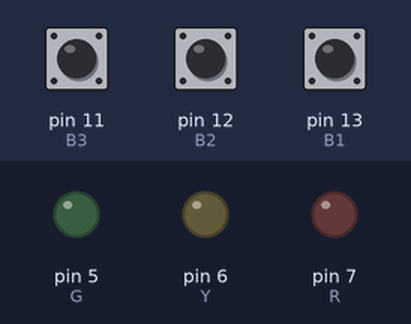
This sketch was run on a simulated Arduino Uno, built with avr-gcc and run on an emulated ATmega328P. Shown: output pins drawn as LEDs (lit = HIGH). Dashed ring = blinking. Inputs (shaded band) come from the test bench; at power-on: pin 12 (B2) HIGH, pin 13 (B1) HIGH, pin 11 (B3) HIGH. What the sketch prints to the serial monitor is not drawn.

Above: at 1.2 s.
1.3 s: pin 12 (B2) pulled LOW for 0.15 s
At 1.8 s:
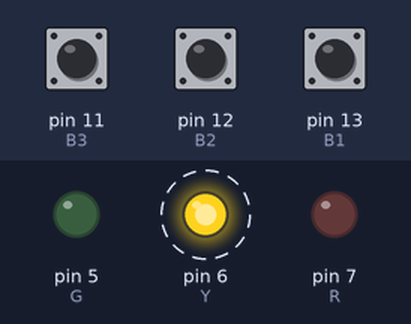
4.4 s: pin 13 (B1) pulled LOW for 0.15 s
At 5.7 s:
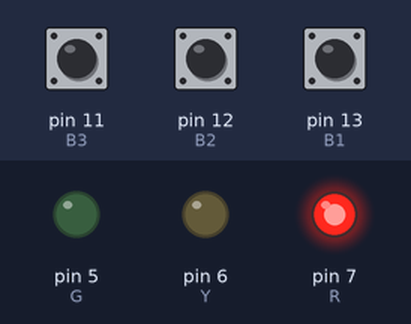
7.5 s: pin 11 (B3) pulled LOW for 0.15 s
At 8.2 s:
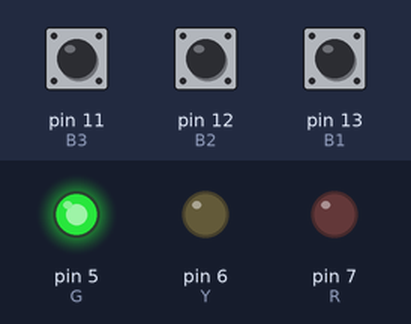
10.6 s: pin 11 (B3) pulled LOW for 1 s
14.6 s: pin 11 (B3) pulled LOW for 3.2 s
At 18.5 s:
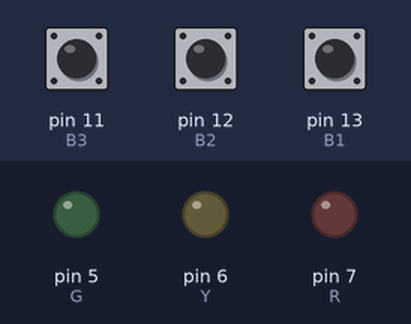
19.3 s: pin 11 (B3) driven LOW and pin 12 (B2) driven LOW
At 19.8 s:
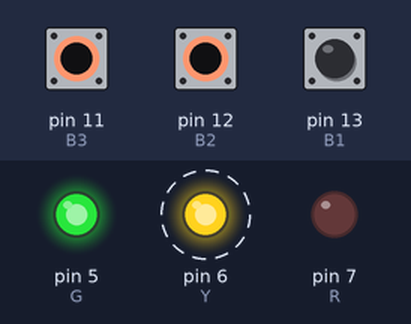
Timing chart, 0 to 23.3 s (numbered marks = the images above; inputs shaded):
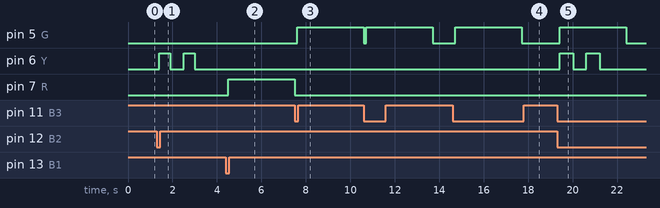

Measured:
- after the input at 1.3 s, pin 6 (Y): alternates HIGH for 0.50 s and LOW for 0.60 s, 4 changes in all, then stays LOW, starting after 0.10 s
- after the input at 4.4 s, pin 7 (R): LOW → HIGH after 0.10 s
- after the input at 7.5 s, pin 5 (G): LOW → HIGH after 0.11 s
- after the input at 14.6 s, pin 5 (G): LOW → HIGH after 0.11 s, → LOW 3.0 s later
- after the input at 19.3 s, pin 5 (G): LOW → HIGH after 0.12 s, → LOW 3.0 s later; pin 6 (Y): alternates HIGH for 0.60 s and LOW for 0.60 s, 4 changes in all, then stays LOW, starting after 0.12 s

The sketch:

Running_LED.ino
```cpp
#define R 7
#define Y 6
#define G 5
#define B1 13
#define B2 12
#define B3 11
#define T true
#define F false
#define H HIGH
#define L LOW
unsigned long t1, t2, t3 , tY, tY1, tLast = 0 ;
bool stR = F, stG = F , stY = F,stateY = F;

//----------------------------------------------------------------------------------------------------------------//
void setup()
{
  pinMode(R, OUTPUT);
  pinMode(Y, OUTPUT);
  pinMode(G, OUTPUT);
  pinMode(B1, INPUT_PULLUP);
  pinMode(B2, INPUT_PULLUP);
  pinMode(B3, INPUT_PULLUP);
  Serial.begin(9600);
}
bool lastR = true, lastY = true , lastG = true;
bool RS1 = true, RS2 = true, RS3 = true;
//----------------------------------------------------------------------------------------------------------------//
void loop()
{
  int btR = digitalRead(B1);
  int btY = digitalRead(B2);
  int btG = digitalRead(B3);

  if (lastR && !btR)
  {
    RS1 = false;
    Serial.println("RS1");
  }
  else
  {
    RS1 = true;
  }

  if (lastG && !btG)
  {
    RS3 = false;
  }
  else
  {
    RS3 = true;
    Serial.println("RS3");
  }
  if (lastY == T && btY == F)
  {
    tY = millis();
    if (stR == F && stG == F && stY == F)
      stY = T;
  }

  lastR = btR;
  lastY = btY;
  lastG = btG;
  delay(100);

  //////////////////////////////////////////////////////////////////////////////////////////////////////////////////////////////
  // RED LIGHT //

  if (RS1 == L && millis() - t1 > 500)
  {
    t1 = millis();
    if (digitalRead(R) == L)
    {
      digitalWrite(R, H);
      t1 = millis();
      stR = T;
    }
    else
    {
      digitalWrite(R, L);
      stR = F;
    }
  }
  if (RS1 == H && millis() - t1 > 3000)
  {
    digitalWrite(R, L);
    stR = F;
  }
  /////////////////////////////////////////////////////////////////////////////////////////////////////////////////////////////
  // GREEN LIGHT //

  if (RS3 == L )
  {

    if (digitalRead(G) == L && stR == F )
    {
      t3 = millis();
      digitalWrite(G, H);
      stG = T;
    }
    else if (digitalRead(G) == T && stR == F )
    {
      t3 = millis();
      digitalWrite(G, L);
      stG = F;
    }
  }
  if (RS3 == H && millis() - t3 > 3000)
  {
    digitalWrite(G, L);
    stG = F;
  }
  /////////////////////////////////////////////////////////////////////////////////////////////////////////////////////////////
  // YELLOW LIGHT //

  if (stY&&millis() - tY <= 2100)
  {
    if (millis() - tY1 > 500)
    {
      tY1 = millis();
      digitalWrite(Y,!digitalRead(Y));
    }
  }
  else {
    stY = F;
  }

}
```
